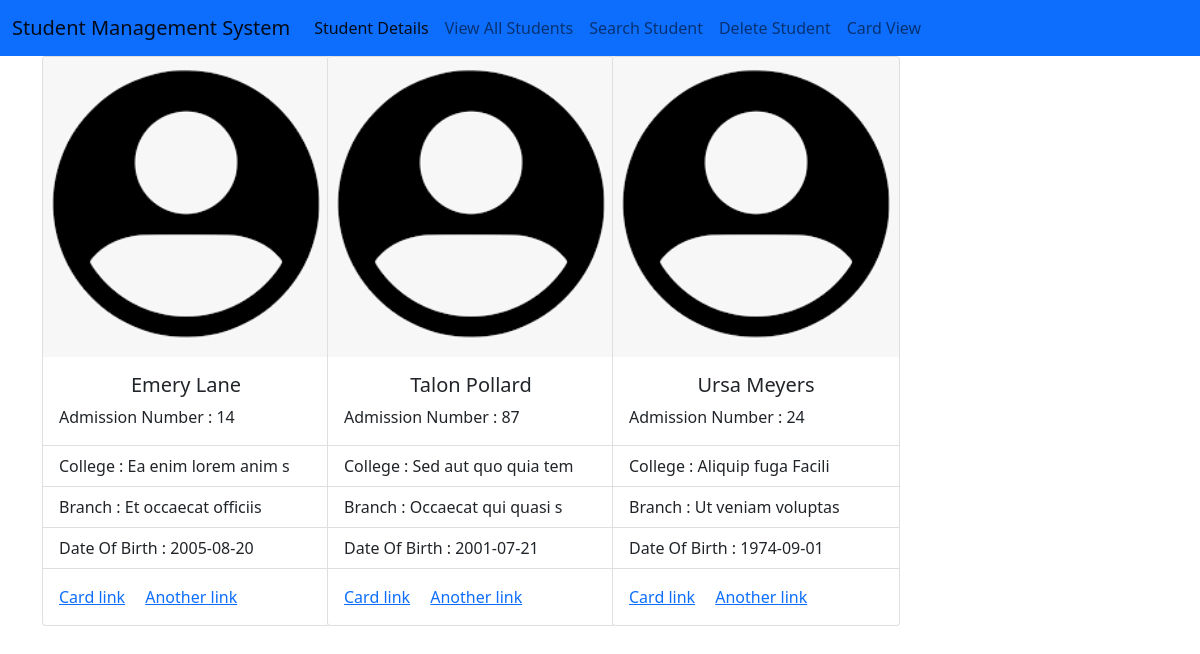
Screenshot of /cardview with the database file from the repository.
### tables this page shows
CREATE TABLE STUDENT(
                            ID INTEGER PRIMARY KEY AUTOINCREMENT,
                            name TEXT, Admno INTEGER, College TEXT, Branch TEXT,   
                            DOB INT, Email TEXT, Password TEXT);

### main.py (the view)
@app.route("/cardview")
def cardview():
    cursor = conn.cursor()
    cursor.execute("SELECT * FROM STUDENT")
    result = cursor.fetchall()
    return render_template("cardview.html",students=result)

### templates/cardview.html (shortened to what this page needs)
{% extends "base.html" %}
{% block content %}
<div class="container">
    <div class="row">
        {% for i in students %}
        <div class="col col-12 col-sm-6 col-md-4 col-lg-3 col-xl-3 col-xxl-3">
            <div class="card" style="width: 18rem;">
                <img class="card-img-top" alt="...">
                <div class="card-body">
                    <h5 class="card-title"><center>{{i[1]}}</center></h5>
                  <p class="card-text">Admission Number : {{i[2]}}</p>
                </div>
                <ul class="list-group list-group-flush">
                  <li class="list-group-item">College : {{i[3]}}</li>
                  <li class="list-group-item">Branch : {{i[4]}}</li>
                  <li class="list-group-item">Date Of Birth : {{i[5]}}</li>
                </ul>
                <div class="card-body">
                  <a href="#" class="card-link">Card link</a>
                  <a href="#" class="card-link">Another link</a>
                </div>
              </div>
        </div>
        {% endfor %}
    </div>
</div>
{% endblock %}

### templates/base.html (shortened to what this page needs)
<!DOCTYPE html>
<html lang="en">
<head>
    <link href="https://cdn.jsdelivr.net/npm/bootstrap@5.1.3/dist/css/bootstrap.min.css" rel="stylesheet">
</head>
<body>
    <nav class="navbar navbar-expand-lg navbar-light bg-primary">
        <div class="container-fluid">
          <a class="navbar-brand" href="#">Student Management System</a>
          <div class="collapse navbar-collapse" id="navbarNav">
            <ul class="navbar-nav">
              <li class="nav-item">
                <a class="nav-link active" aria-current="page" href="/">Student Details</a>
              </li>
              <li class="nav-item">
                <a class="nav-link" href="/viewall">View All Students</a>
              </li>
                <li class="nav-item">
                <a class="nav-link" href="/search">Search Student</a>
              </li>
                <li class="nav-item">
                <a class="nav-link" href="/delete">Delete Student</a>
              </li>
              <li class="nav-item">
                <a class="nav-link" href="/cardview">Card View</a>
              </li>
            </ul>
          </div>
        </div>
      </nav>
      {% block content %}
      {% endblock %}
    </body>
    </html>

### rows the page displays
STUDENT: name "Emery Lane", Admno "14", College "Ea enim lorem anim s", Branch "Et occaecat officiis", DOB "2005-08-20"
STUDENT: name "Talon Pollard", Admno "87", College "Sed aut quo quia tem", Branch "Occaecat qui quasi s", DOB "2001-07-21"
STUDENT: name "Ursa Meyers", Admno "24", College "Aliquip fuga Facili", Branch "Ut veniam voluptas", DOB "1974-09-01"
